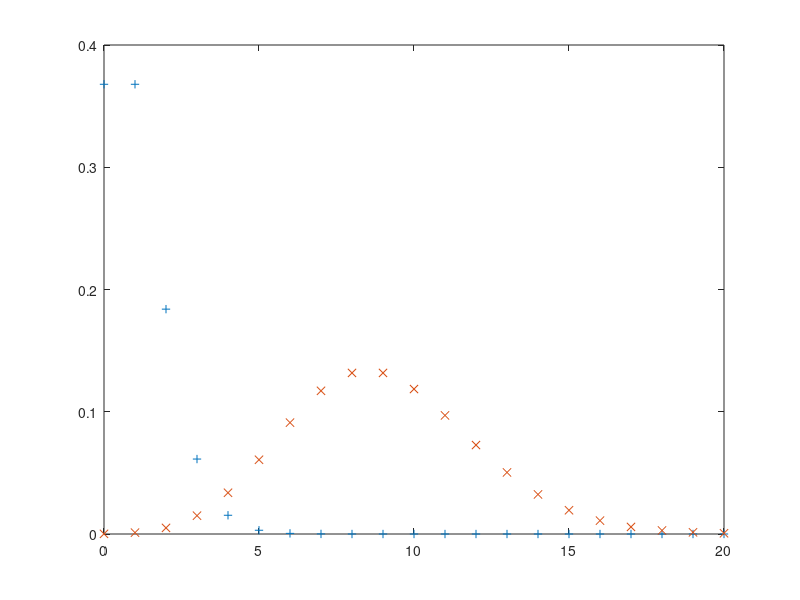

Write the MATLAB code that produced this figure.
lambda0 = randi(4);
lambda1 = randi(4) + 5;
RangoX = 0:20;
F0 = poisspdf (RangoX,lambda0);
F1 = poisspdf (RangoX,lambda1);
figure;
plot(RangoX,F0,'+');
hold on;
plot(RangoX,F1,'x');